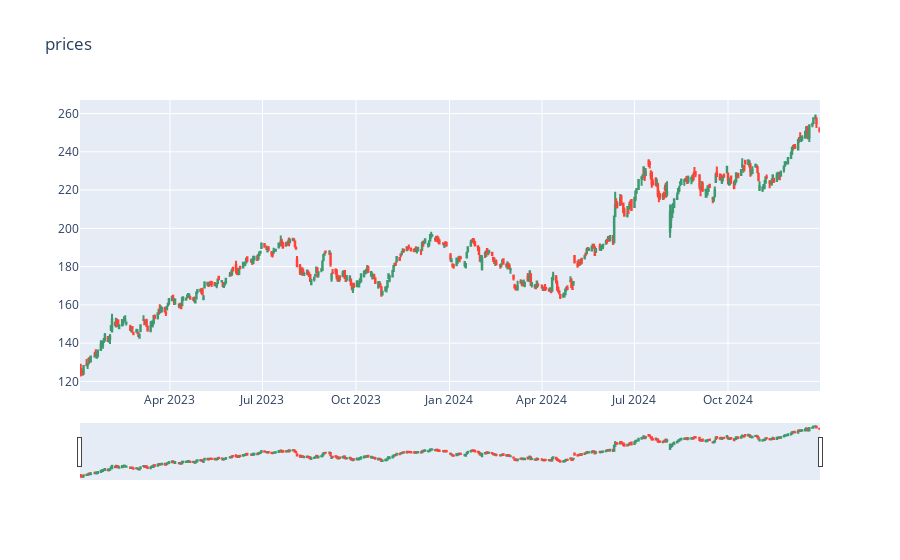

The cell this chart's notebook holds for it:
### Code cell
plotCandles(data)

### Figure 1 — Plotly figure (JSON) as saved in the notebook; plotly's stock layout.template omitted (floating-point values rounded to 4 significant figures; data arrays with more than 128 entries replaced by an {"elided": "..."} marker saying what was removed)
{"data": [{"close": {"elided": "501 float values"}, "high": {"elided": "501 float values"}, "low": {"elided": "501 float values"}, "open": {"elided": "501 float values"}, "type": "candlestick", "x": {"elided": "501 str values"}}], "layout": {"title": {"text": "prices"}}}
